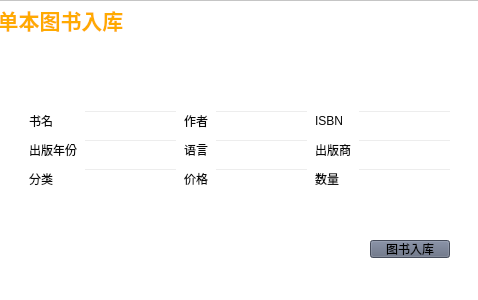
<?xml version="1.0" encoding="UTF-8"?>
<ui version="4.0">
 <class>InsertBook</class>
 <widget class="QWidget" name="InsertBook">
  <property name="geometry">
   <rect>
    <x>0</x>
    <y>0</y>
    <width>478</width>
    <height>300</height>
   </rect>
  </property>
  <property name="windowTitle">
   <string>Form</string>
  </property>
  <property name="styleSheet">
   <string notr="true"/>
  </property>
  <widget class="QFrame" name="frame_2">
   <property name="geometry">
    <rect>
     <x>-10</x>
     <y>0</y>
     <width>491</width>
     <height>321</height>
    </rect>
   </property>
   <property name="styleSheet">
    <string notr="true">#frame_2{background-color: rgb(255, 255, 255);
border-image: url(:/img/library1.jpeg);}</string>
   </property>
   <property name="frameShape">
    <enum>QFrame::StyledPanel</enum>
   </property>
   <property name="frameShadow">
    <enum>QFrame::Raised</enum>
   </property>
   <widget class="QLabel" name="label">
    <property name="geometry">
     <rect>
      <x>-20</x>
      <y>-10</y>
      <width>181</width>
      <height>61</height>
     </rect>
    </property>
    <property name="text">
     <string>&lt;html&gt;&lt;head/&gt;&lt;body&gt;&lt;p align=&quot;center&quot;&gt;&lt;span style=&quot; font-size:16pt; font-weight:700; color:#ffaa00;&quot;&gt;单本图书入库&lt;/span&gt;&lt;/p&gt;&lt;/body&gt;&lt;/html&gt;</string>
    </property>
   </widget>
   <widget class="QFrame" name="frame">
    <property name="geometry">
     <rect>
      <x>30</x>
      <y>100</y>
      <width>441</width>
      <height>101</height>
     </rect>
    </property>
    <property name="styleSheet">
     <string notr="true">background-color: rgba(255, 255, 255, 100);</string>
    </property>
    <property name="frameShape">
     <enum>QFrame::NoFrame</enum>
    </property>
    <property name="frameShadow">
     <enum>QFrame::Raised</enum>
    </property>
    <layout class="QGridLayout" name="gridLayout">
     <item row="3" column="3">
      <widget class="QLabel" name="label_10">
       <property name="styleSheet">
        <string notr="true">color: rgb(8, 8, 8);
background-color: rgba(255, 255, 255, 0);</string>
       </property>
       <property name="text">
        <string>价格</string>
       </property>
      </widget>
     </item>
     <item row="0" column="5">
      <widget class="QLineEdit" name="author">
       <property name="styleSheet">
        <string notr="true">background-color: rgba(255, 255, 255, 0);
color: rgb(255, 85, 0);</string>
       </property>
      </widget>
     </item>
     <item row="0" column="3">
      <widget class="QLabel" name="label_8">
       <property name="styleSheet">
        <string notr="true">color: rgb(8, 8, 8);
background-color: rgba(255, 255, 255, 0);</string>
       </property>
       <property name="text">
        <string>作者</string>
       </property>
      </widget>
     </item>
     <item row="3" column="5">
      <widget class="QLineEdit" name="price">
       <property name="styleSheet">
        <string notr="true">background-color: rgba(255, 255, 255, 0);
color: rgb(255, 85, 0);</string>
       </property>
      </widget>
     </item>
     <item row="0" column="0">
      <widget class="QLabel" name="label_2">
       <property name="styleSheet">
        <string notr="true">color: rgb(8, 8, 8);
background-color: rgba(255, 255, 255, 0);</string>
       </property>
       <property name="text">
        <string>书名</string>
       </property>
      </widget>
     </item>
     <item row="2" column="0">
      <widget class="QLabel" name="label_4">
       <property name="styleSheet">
        <string notr="true">color: rgb(8, 8, 8);
background-color: rgba(255, 255, 255, 0);</string>
       </property>
       <property name="text">
        <string>出版年份</string>
       </property>
      </widget>
     </item>
     <item row="3" column="8">
      <widget class="QLabel" name="label_9">
       <property name="styleSheet">
        <string notr="true">color: rgb(8, 8, 8);
background-color: rgba(255, 255, 255, 0);</string>
       </property>
       <property name="text">
        <string>数量</string>
       </property>
      </widget>
     </item>
     <item row="3" column="10">
      <widget class="QLineEdit" name="number">
       <property name="styleSheet">
        <string notr="true">background-color: rgba(255, 255, 255, 0);
color: rgb(255, 85, 0);</string>
       </property>
      </widget>
     </item>
     <item row="2" column="3">
      <widget class="QLabel" name="label_5">
       <property name="styleSheet">
        <string notr="true">color: rgb(8, 8, 8);
background-color: rgba(255, 255, 255, 0);</string>
       </property>
       <property name="text">
        <string>语言</string>
       </property>
      </widget>
     </item>
     <item row="3" column="0">
      <widget class="QLabel" name="label_7">
       <property name="styleSheet">
        <string notr="true">color: rgb(8, 8, 8);
background-color: rgba(255, 255, 255, 0);</string>
       </property>
       <property name="text">
        <string>分类</string>
       </property>
      </widget>
     </item>
     <item row="2" column="5">
      <widget class="QLineEdit" name="language">
       <property name="styleSheet">
        <string notr="true">background-color: rgba(255, 255, 255, 0);
color: rgb(255, 85, 0);</string>
       </property>
      </widget>
     </item>
     <item row="2" column="1">
      <widget class="QLineEdit" name="PY">
       <property name="styleSheet">
        <string notr="true">background-color: rgba(255, 255, 255, 0);
color: rgb(255, 85, 0);</string>
       </property>
      </widget>
     </item>
     <item row="0" column="1">
      <widget class="QLineEdit" name="bookname">
       <property name="styleSheet">
        <string notr="true">background-color: rgba(255, 255, 255, 0);
color: rgb(255, 85, 0);</string>
       </property>
      </widget>
     </item>
     <item row="3" column="1">
      <widget class="QLineEdit" name="category">
       <property name="styleSheet">
        <string notr="true">background-color: rgba(255, 255, 255, 0);
color: rgb(255, 85, 0);</string>
       </property>
      </widget>
     </item>
     <item row="2" column="8">
      <widget class="QLabel" name="label_6">
       <property name="styleSheet">
        <string notr="true">color: rgb(8, 8, 8);
background-color: rgba(255, 255, 255, 0);</string>
       </property>
       <property name="text">
        <string>出版商</string>
       </property>
      </widget>
     </item>
     <item row="2" column="10">
      <widget class="QLineEdit" name="press">
       <property name="styleSheet">
        <string notr="true">background-color: rgba(255, 255, 255, 0);
color: rgb(255, 85, 0);</string>
       </property>
      </widget>
     </item>
     <item row="0" column="10">
      <widget class="QLineEdit" name="ISBN">
       <property name="styleSheet">
        <string notr="true">background-color: rgba(255, 255, 255, 0);
color: rgb(255, 85, 0);
</string>
       </property>
      </widget>
     </item>
     <item row="0" column="8">
      <widget class="QLabel" name="label_3">
       <property name="styleSheet">
        <string notr="true">color: rgb(8, 8, 8);
background-color: rgba(255, 255, 255, 0);</string>
       </property>
       <property name="text">
        <string>ISBN</string>
       </property>
      </widget>
     </item>
    </layout>
   </widget>
   <widget class="QPushButton" name="pushButton">
    <property name="geometry">
     <rect>
      <x>380</x>
      <y>240</y>
      <width>80</width>
      <height>18</height>
     </rect>
    </property>
    <property name="styleSheet">
     <string notr="true">background-color: rgb(98, 107, 128);</string>
    </property>
    <property name="text">
     <string>图书入库</string>
    </property>
   </widget>
  </widget>
 </widget>
 <resources/>
 <connections/>
</ui>
